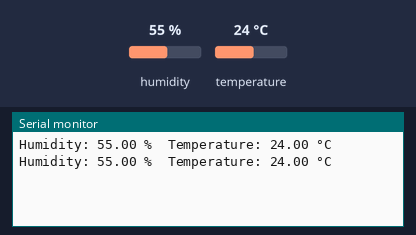
Bench run of a sketch on a simulated Arduino Uno, built with avr-gcc and run on an emulated ATmega328P. Parts: the last lines printed to the serial monitor. The inputs (shaded band) are chosen by the test bench; at power-on: humidity 55 %, temperature 24 °C.

Above: at 2.8 s.
2.9 s: humidity set to 22 %
At 5.3 s:
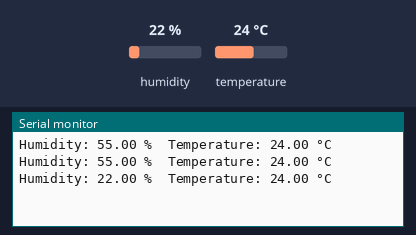
5.6 s: temperature set to 12 °C
At 6.6 s:
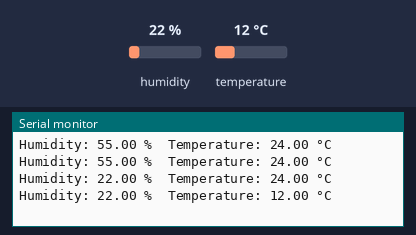
8.3 s: humidity set to 40 %
At 11.4 s:
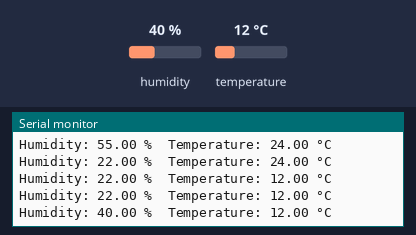
Timing chart, 0 to 12.9 s (numbered marks = the images above; inputs shaded):
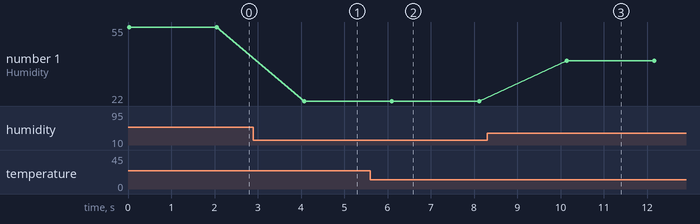

The sketch:

Temperature_Humidity.ino
```cpp
#include <DHT.h>
#define DHTPIN 2
#define DHTTYPE DHT11

DHT dht(DHTPIN, DHTTYPE);

void setup() {
  Serial.begin(9600);
  dht.begin();
}

void loop() {
  float h = dht.readHumidity();
  float t = dht.readTemperature();

  Serial.print("Humidity: ");
  Serial.print(h);
  Serial.print(" %\t");
  Serial.print("Temperature: ");
  Serial.print(t);
  Serial.println(" °C");

  delay(2000);
}
```

Measured:
- after the input at 2.9 s, the serial monitor: prints a new line after 1.2 s (image 1)
- after the input at 5.6 s, the serial monitor: prints a new line after 0.50 s (image 2)
- after the input at 8.3 s, the serial monitor: prints a new line after 1.8 s (image 3)
- plotted number 1: 55 → 22 after the input at 2.9 s, 22 → 40 after the input at 8.3 s
